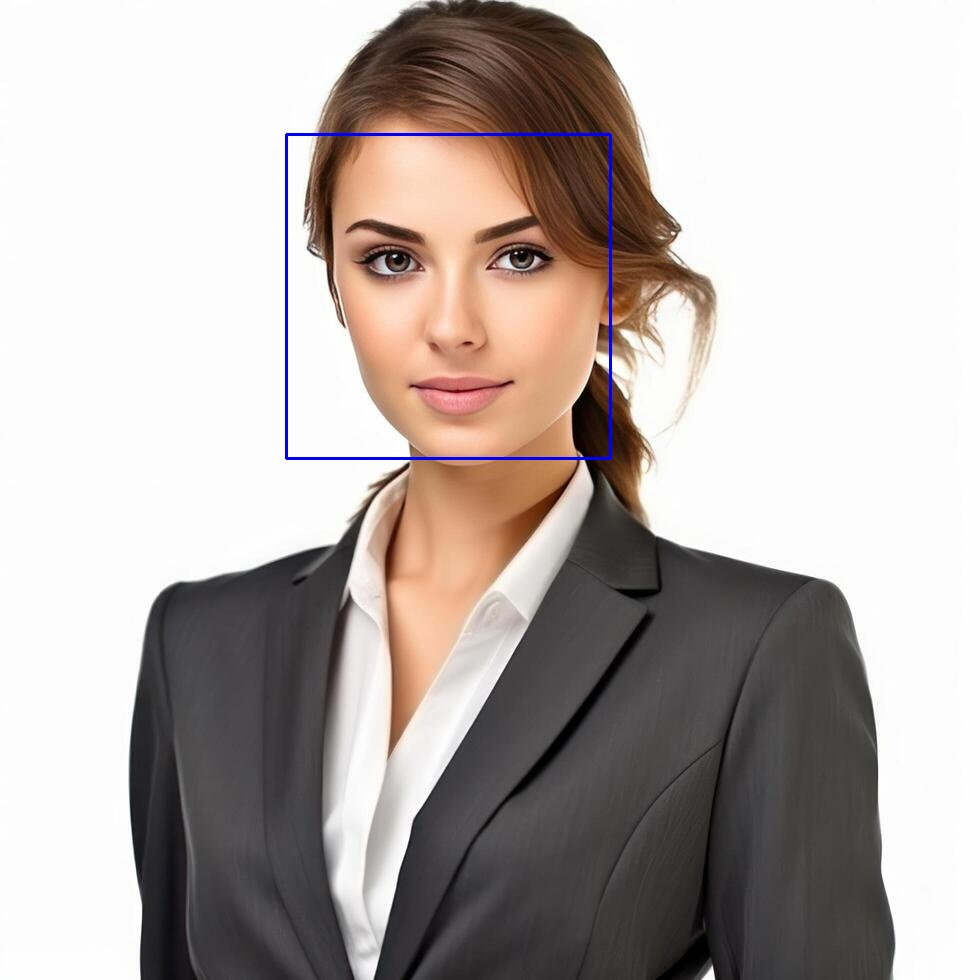
#> input picture Task5_Face_Detection/face_detection_output.jpg, 980 x 980 px
$ jupyter execute face_detection.ipynb
#> lines starting #> are read from the running program, lines starting #| are printed output that depends on the picture; after the words box and inside, x2 and y2 are one past the last pixel; in counts of white or black regions, pixels touching at a corner belong together
[cell 1]
from google.colab import files

uploaded = files.upload()
#> the answer given: face_detection_output.jpg

[cell 2]
import cv2
import matplotlib.pyplot as plt

image_path = list(uploaded.keys())[0]

img = cv2.imread(image_path)
#> img is the input picture: shape (980, 980, 3); mean B, G, R 171.9, 175.4, 183.7

gray = cv2.cvtColor(
    img,
    cv2.COLOR_BGR2GRAY
)
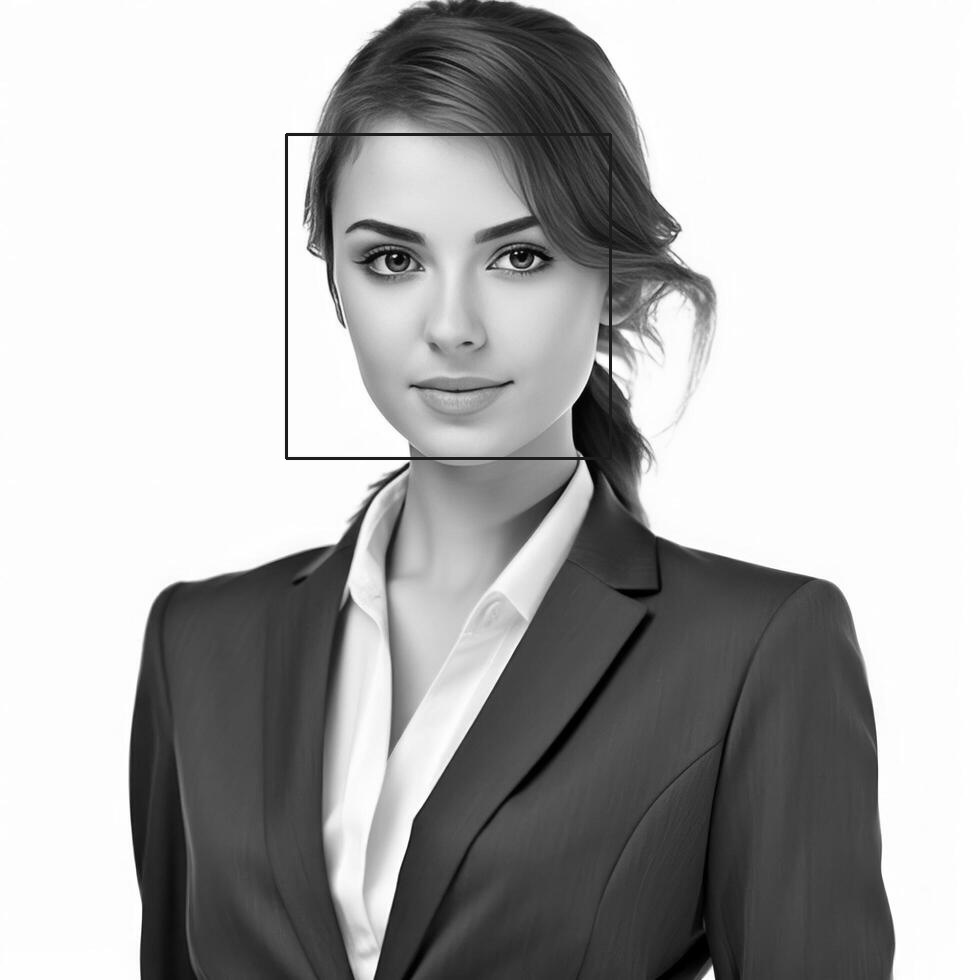
#> gray: shape (980, 980); min 0, max 255, mean 177.5

face_cascade = cv2.CascadeClassifier(
    cv2.data.haarcascades +
    'haarcascade_frontalface_default.xml'
)

faces = face_cascade.detectMultiScale(
    gray,
    scaleFactor=1.1,
    minNeighbors=2
)
#> faces = [[285, 133, 326, 326]]

for (x, y, w, h) in faces:

    cv2.rectangle(
        img,
        (x, y),
        (x+w, y+h),
        (255, 0, 0),
        2
    )
#> this loop made 1 pass
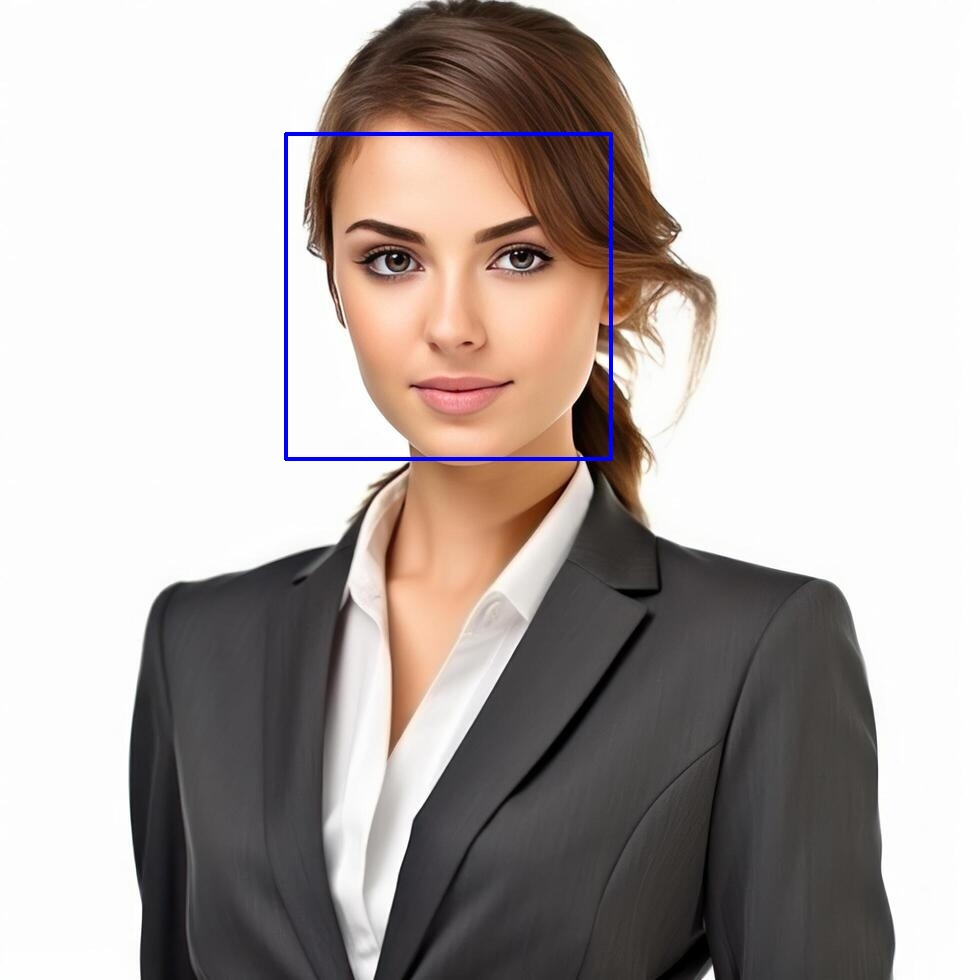
#> img: shape (980, 980, 3); 0.41% of pixels changed, all inside (x1, y1, x2, y2) = (284, 132, 613, 461)

print("Faces Detected:", len(faces))
#| Faces Detected: 1

img_rgb = cv2.cvtColor(
    img,
    cv2.COLOR_BGR2RGB
)

plt.figure(figsize=(8,6))
plt.imshow(img_rgb)
plt.axis("off")
plt.show()
